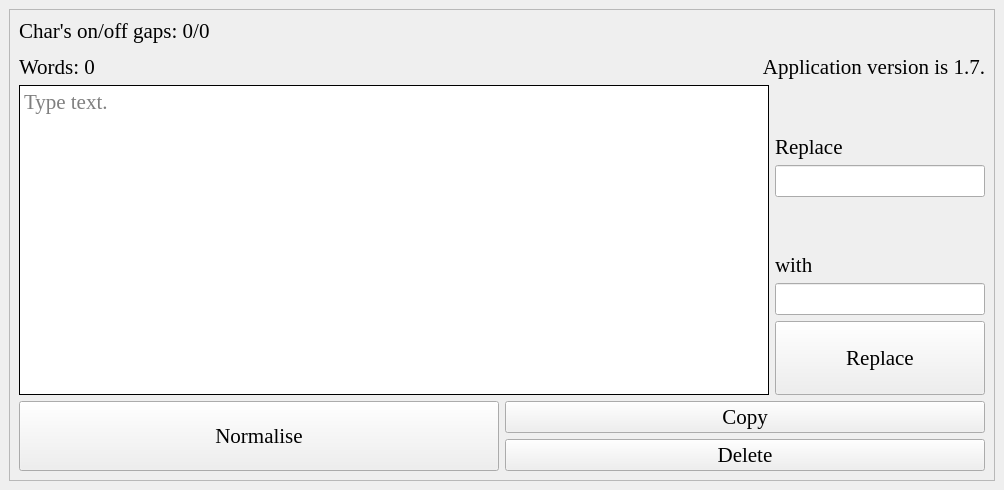
<?xml version="1.0" encoding="UTF-8"?>
<ui version="4.0">
 <class>MainWindow</class>
 <widget class="QMainWindow" name="MainWindow">
  <property name="geometry">
   <rect>
    <x>0</x>
    <y>0</y>
    <width>1004</width>
    <height>490</height>
   </rect>
  </property>
  <property name="minimumSize">
   <size>
    <width>0</width>
    <height>0</height>
   </size>
  </property>
  <property name="windowTitle">
   <string>Text normaliser</string>
  </property>
  <widget class="QWidget" name="centralwidget">
   <layout class="QVBoxLayout" name="verticalLayout">
    <item>
     <widget class="QScrollArea" name="scrollArea">
      <property name="widgetResizable">
       <bool>true</bool>
      </property>
      <widget class="QWidget" name="scrollAreaWidgetContents">
       <property name="geometry">
        <rect>
         <x>0</x>
         <y>0</y>
         <width>984</width>
         <height>470</height>
        </rect>
       </property>
       <layout class="QVBoxLayout" name="verticalLayout_2">
        <item>
         <layout class="QHBoxLayout" name="horizontalLayout_3">
          <property name="spacing">
           <number>1</number>
          </property>
          <property name="bottomMargin">
           <number>0</number>
          </property>
          <item>
           <widget class="QLabel" name="text_stat">
            <property name="maximumSize">
             <size>
              <width>16777215</width>
              <height>16777215</height>
             </size>
            </property>
            <property name="font">
             <font>
              <family>Times New Roman</family>
              <pointsize>16</pointsize>
             </font>
            </property>
            <property name="text">
             <string>&lt;html&gt;&lt;head/&gt;&lt;body&gt;&lt;p&gt;Char's on/off gaps: 0/0&lt;/p&gt;&lt;p&gt;Words: 0&lt;/p&gt;&lt;/body&gt;&lt;/html&gt;</string>
            </property>
            <property name="textFormat">
             <enum>Qt::RichText</enum>
            </property>
            <property name="alignment">
             <set>Qt::AlignBottom|Qt::AlignJustify</set>
            </property>
            <property name="wordWrap">
             <bool>true</bool>
            </property>
            <property name="textInteractionFlags">
             <set>Qt::LinksAccessibleByMouse|Qt::TextSelectableByKeyboard|Qt::TextSelectableByMouse</set>
            </property>
           </widget>
          </item>
          <item>
           <widget class="QLabel" name="ver">
            <property name="maximumSize">
             <size>
              <width>16777215</width>
              <height>16777215</height>
             </size>
            </property>
            <property name="font">
             <font>
              <family>Times New Roman</family>
              <pointsize>16</pointsize>
             </font>
            </property>
            <property name="text">
             <string>&lt;html&gt;&lt;head/&gt;&lt;body&gt;&lt;p&gt;Application version is 1.7.&lt;/p&gt;&lt;/body&gt;&lt;/html&gt;</string>
            </property>
            <property name="textFormat">
             <enum>Qt::RichText</enum>
            </property>
            <property name="alignment">
             <set>Qt::AlignBottom|Qt::AlignRight|Qt::AlignTrailing</set>
            </property>
            <property name="wordWrap">
             <bool>true</bool>
            </property>
            <property name="textInteractionFlags">
             <set>Qt::LinksAccessibleByMouse|Qt::TextSelectableByKeyboard|Qt::TextSelectableByMouse</set>
            </property>
           </widget>
          </item>
         </layout>
        </item>
        <item>
         <layout class="QHBoxLayout" name="horizontalLayout_2">
          <property name="spacing">
           <number>6</number>
          </property>
          <property name="sizeConstraint">
           <enum>QLayout::SetDefaultConstraint</enum>
          </property>
          <item>
           <widget class="QTextEdit" name="text_field">
            <property name="minimumSize">
             <size>
              <width>750</width>
              <height>0</height>
             </size>
            </property>
            <property name="maximumSize">
             <size>
              <width>16777215</width>
              <height>16777215</height>
             </size>
            </property>
            <property name="font">
             <font>
              <family>Times New Roman</family>
              <pointsize>16</pointsize>
             </font>
            </property>
            <property name="cursor" stdset="0">
             <cursorShape>ArrowCursor</cursorShape>
            </property>
            <property name="frameShape">
             <enum>QFrame::Box</enum>
            </property>
            <property name="frameShadow">
             <enum>QFrame::Plain</enum>
            </property>
            <property name="lineWidth">
             <number>1</number>
            </property>
            <property name="autoFormatting">
             <set>QTextEdit::AutoNone</set>
            </property>
            <property name="html">
             <string>&lt;!DOCTYPE HTML PUBLIC &quot;-//W3C//DTD HTML 4.0//EN&quot; &quot;http://www.w3.org/TR/REC-html40/strict.dtd&quot;&gt;
&lt;html&gt;&lt;head&gt;&lt;meta name=&quot;qrichtext&quot; content=&quot;1&quot; /&gt;&lt;style type=&quot;text/css&quot;&gt;
p, li { white-space: pre-wrap; }
&lt;/style&gt;&lt;/head&gt;&lt;body style=&quot; font-family:'Times New Roman'; font-size:16pt; font-weight:400; font-style:normal;&quot;&gt;
&lt;p style=&quot;-qt-paragraph-type:empty; margin-top:0px; margin-bottom:0px; margin-left:0px; margin-right:0px; -qt-block-indent:0; text-indent:0px; font-family:'MS Shell Dlg 2'; font-size:8.25pt;&quot;&gt;&lt;br /&gt;&lt;/p&gt;&lt;/body&gt;&lt;/html&gt;</string>
            </property>
            <property name="acceptRichText">
             <bool>false</bool>
            </property>
            <property name="placeholderText">
             <string>Type text.</string>
            </property>
           </widget>
          </item>
          <item>
           <layout class="QVBoxLayout" name="verticalLayout_4">
            <item>
             <widget class="QLabel" name="label">
              <property name="font">
               <font>
                <family>Times New Roman</family>
                <pointsize>16</pointsize>
               </font>
              </property>
              <property name="text">
               <string>&lt;html&gt;&lt;head/&gt;&lt;body&gt;&lt;p&gt;Replace&lt;/p&gt;&lt;/body&gt;&lt;/html&gt;</string>
              </property>
              <property name="textFormat">
               <enum>Qt::RichText</enum>
              </property>
              <property name="alignment">
               <set>Qt::AlignBottom|Qt::AlignJustify</set>
              </property>
              <property name="wordWrap">
               <bool>true</bool>
              </property>
              <property name="textInteractionFlags">
               <set>Qt::LinksAccessibleByMouse|Qt::TextSelectableByKeyboard|Qt::TextSelectableByMouse</set>
              </property>
             </widget>
            </item>
            <item>
             <widget class="QLineEdit" name="replace_char_line">
              <property name="font">
               <font>
                <family>Times New Roman</family>
                <pointsize>16</pointsize>
               </font>
              </property>
              <property name="text">
               <string/>
              </property>
              <property name="alignment">
               <set>Qt::AlignCenter</set>
              </property>
             </widget>
            </item>
            <item>
             <widget class="QLabel" name="label_2">
              <property name="font">
               <font>
                <family>Times New Roman</family>
                <pointsize>16</pointsize>
               </font>
              </property>
              <property name="text">
               <string>&lt;html&gt;&lt;head/&gt;&lt;body&gt;&lt;p&gt;with&lt;/p&gt;&lt;/body&gt;&lt;/html&gt;</string>
              </property>
              <property name="textFormat">
               <enum>Qt::RichText</enum>
              </property>
              <property name="alignment">
               <set>Qt::AlignBottom|Qt::AlignJustify</set>
              </property>
              <property name="wordWrap">
               <bool>true</bool>
              </property>
              <property name="textInteractionFlags">
               <set>Qt::LinksAccessibleByMouse|Qt::TextSelectableByKeyboard|Qt::TextSelectableByMouse</set>
              </property>
             </widget>
            </item>
            <item>
             <widget class="QLineEdit" name="substitute_char_line">
              <property name="font">
               <font>
                <family>Times New Roman</family>
                <pointsize>16</pointsize>
               </font>
              </property>
              <property name="text">
               <string/>
              </property>
              <property name="alignment">
               <set>Qt::AlignCenter</set>
              </property>
             </widget>
            </item>
            <item>
             <widget class="QPushButton" name="replace_chars_btn">
              <property name="sizePolicy">
               <sizepolicy hsizetype="Minimum" vsizetype="Preferred">
                <horstretch>0</horstretch>
                <verstretch>0</verstretch>
               </sizepolicy>
              </property>
              <property name="font">
               <font>
                <family>Times New Roman</family>
                <pointsize>16</pointsize>
               </font>
              </property>
              <property name="text">
               <string>Replace</string>
              </property>
             </widget>
            </item>
           </layout>
          </item>
         </layout>
        </item>
        <item>
         <layout class="QHBoxLayout" name="horizontalLayout">
          <item>
           <widget class="QPushButton" name="norm_btn">
            <property name="sizePolicy">
             <sizepolicy hsizetype="Minimum" vsizetype="Preferred">
              <horstretch>0</horstretch>
              <verstretch>0</verstretch>
             </sizepolicy>
            </property>
            <property name="font">
             <font>
              <family>Times New Roman</family>
              <pointsize>16</pointsize>
             </font>
            </property>
            <property name="text">
             <string>Normalise</string>
            </property>
           </widget>
          </item>
          <item>
           <layout class="QVBoxLayout" name="verticalLayout_3">
            <item>
             <widget class="QPushButton" name="copy_text_btn">
              <property name="sizePolicy">
               <sizepolicy hsizetype="Minimum" vsizetype="Preferred">
                <horstretch>0</horstretch>
                <verstretch>0</verstretch>
               </sizepolicy>
              </property>
              <property name="font">
               <font>
                <family>Times New Roman</family>
                <pointsize>16</pointsize>
               </font>
              </property>
              <property name="text">
               <string>Copy</string>
              </property>
             </widget>
            </item>
            <item>
             <widget class="QPushButton" name="del_text_btn">
              <property name="sizePolicy">
               <sizepolicy hsizetype="Minimum" vsizetype="Preferred">
                <horstretch>0</horstretch>
                <verstretch>0</verstretch>
               </sizepolicy>
              </property>
              <property name="font">
               <font>
                <family>Times New Roman</family>
                <pointsize>16</pointsize>
               </font>
              </property>
              <property name="text">
               <string>Delete</string>
              </property>
             </widget>
            </item>
           </layout>
          </item>
         </layout>
        </item>
       </layout>
      </widget>
     </widget>
    </item>
   </layout>
  </widget>
 </widget>
 <resources/>
 <connections/>
</ui>
